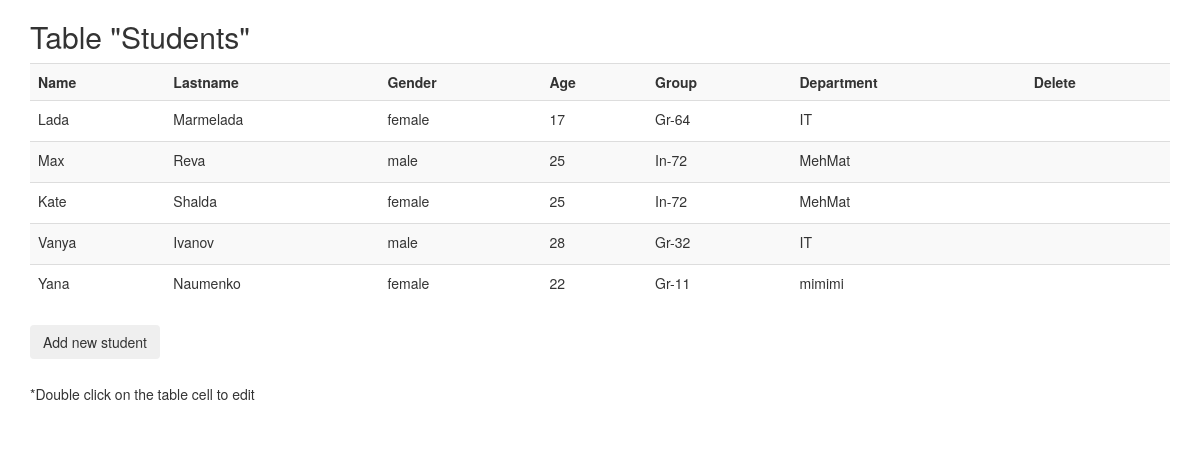
The page / on the database its author committed.
### tables this page shows
CREATE TABLE IF NOT EXISTS `tb_students` (
  `student_id` int(11) NOT NULL AUTO_INCREMENT,
  `name` char(250) NOT NULL,
  `lastname` char(250) NOT NULL,
  `gender` char(250) NOT NULL,
  `age` int(11) NOT NULL,
  `group` char(250) NOT NULL,
  `department` char(250) NOT NULL,
  PRIMARY KEY (`student_id`)
);

### class-database.php (called while the page is built, shortened)
<?php
class Database {
	public function __construct($host, $user, $pass, $db_name) {
		$this->db = mysql_connect($host, $user, $pass);
		return $this->db;
	}
	public function get_all_rows() {
		$querySelect = "SELECT * FROM tb_students";
		$queryResult = mysql_query($querySelect);
		return $queryResult;
	}
}
?>

### class-page.php (the view, shortened to what this page needs)
<?php
class Page {
	public function view_all_rows() {
		$db = new Database(HOST, USER, PASS, DB);
		$result = $db->get_all_rows();
		while ($studentInfo = mysql_fetch_array($result)) {
			$nameCell = $studentInfo["name"];
			$lastnameCell = $studentInfo["lastname"];
			$genderCell = $studentInfo["gender"];
			$ageCell = $studentInfo["age"];
			$groupCell = $studentInfo["group"];
			$departmentCell = $studentInfo["department"];
			$studentidCell = $studentInfo["student_id"];
			echo "<tr class='table-row'>";
			echo	"<td class='edit name ".$studentidCell."'>".$nameCell."</td>";
			echo	"<td class='edit lastname ".$studentidCell."'>".$lastnameCell."</td>";
			echo	"<td class='edit gender ".$studentidCell."'>".$genderCell."</td>";
			echo	"<td class='edit age ".$studentidCell."'>".$ageCell."</td>";
			echo	"<td class='edit group ".$studentidCell."'>".$groupCell."</td>";
			echo	"<td class='edit department ".$studentidCell."'>".$departmentCell."</td>";
			echo	"<td><i class='delete-icon'></i></td>";
			echo "</tr>";
		}
	}
}
?>

### index.php (shortened to what this page needs)
<!DOCTYPE html>
<html lang="en">
<head>
	<link rel="stylesheet" href="https://maxcdn.bootstrapcdn.com/bootstrap/3.3.5/css/bootstrap.min.css">
	<link rel="stylesheet" href="style.css">
</head>
<body>
	<div class="container">
		<div class="row">
			<div class="col-lg-12">
				<h2>Table "Students"</h2>
				<div id="block-table">
					<table class="table table-striped">
						<tr>
							<th>Name</th>
							<th>Lastname</th>
							<th>Gender</th>
							<th>Age</th>
							<th>Group</th>
							<th>Department</th>
							<th>Delete</th>
						</tr>
						<?php
						include "class-database.php";
						include "class-page.php";
						$page = new Page();
						$page->view_all_rows();
						?>
					</table>
				</div>
				<button class="btn" id="add-button">Add new student</button>
				<p>*Double click on the table cell to edit</p>
			</div>
		</div>
	</div>
</body>
</html>

### style.css (style rules this page uses)
.delete-icon { display: block; width: 19px; height: 24px; margin-left: 11px; cursor: pointer; background: url(delete.png) no-repeat; }
p { margin: 25px 0; }

### rows shown on the page
tb_students: name "Lada", lastname "Marmelada", gender "female", age "17", group "Gr-64", department "IT"
tb_students: name "Max", lastname "Reva", gender "male", age "25", group "In-72", department "MehMat"
tb_students: name "Kate", lastname "Shalda", gender "female", age "25", group "In-72", department "MehMat"
tb_students: name "Vanya", lastname "Ivanov", gender "male", age "28", group "Gr-32", department "IT"
tb_students: name "Yana", lastname "Naumenko", gender "female", age "22", group "Gr-11", department "mimimi"
